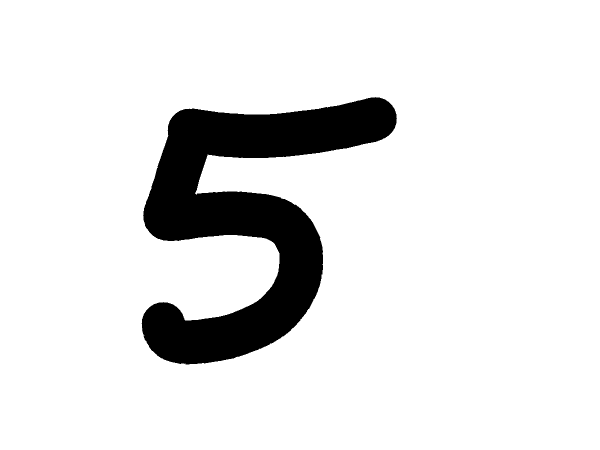
#> input picture src/diff_deux_img/test0.png, 1200 x 900 px (shown at 1/2 size)
$ python algo_dhash.py
#> lines starting #> are read from the running program, lines starting #| are printed output that depends on the picture; after the words box and inside, x2 and y2 are one past the last pixel; in counts of white or black regions, pixels touching at a corner belong together
#! /usr/bin/python3
from PIL import Image
import numpy as np
import matplotlib.pyplot as plt
import os
from random import random
import shutil

"""
for root, dirs, files in os.walk("train_set") :
    for d in dirs:
        for root2, dirs2, files2 in os.walk(os.path.join(root, d)):
            for name in files2:
"""
width = 32
height = 32

def d_hash(image_path):
#> called with image_path = 'test0.png'
    img = Image.open(image_path)
#> img is the input picture: PIL image 1200x900 RGB; 89.4% white; 1 black region, box (x1, y1, x2, y2) and area: (283, 194, 794, 729) 114890
    small_img = img.resize((width,height)).convert('L')
    avg = sum(list(small_img.getdata()))/(width*height)
#> avg = 227.8

    str=''.join(map(lambda i: '0' if i<avg else '1', small_img.getdata()))
    return ''.join(map(lambda x:'%x' % int(str[x:x+4],2), range(0,width*height,4)))

def diff_dhash_img(dh1,dh2):
    difference =  (int(dh1, 16))^(int(dh2, 16))
    return (bin(difference)+"").count("1")

test0 = d_hash("test0.png")
test = d_hash("test.png")
#> call 2 of d_hash, with image_path = 'test.png'
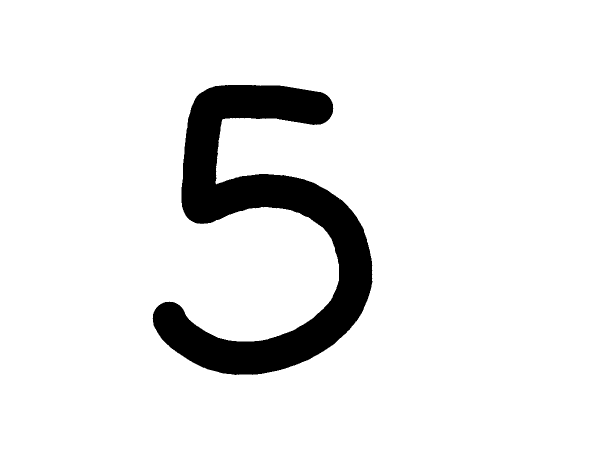
#> input picture src/diff_deux_img/test.png, 1200 x 900 px (shown at 1/2 size)
#> in d_hash, img is the input picture: PIL image 1200x900 RGB; 91.6% white; 1 black region, box (x1, y1, x2, y2) and area: (305, 170, 745, 750) 90608
#> in d_hash (call 2), `avg = sum(list(small_img.getdata()))/(width*height)`: avg = 233.5
test001 = d_hash("test001.png")
#> call 3 of d_hash, with image_path = 'test001.png'
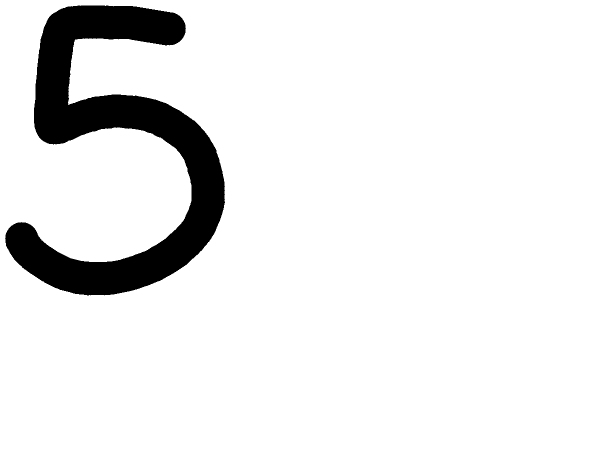
#> input picture src/diff_deux_img/test001.png, 1200 x 900 px (shown at 1/2 size)
#> in d_hash, img is the input picture: PIL image 1200x900 RGBA; mean R, G, B, A 233.6, 233.6, 233.6, 255
#> in d_hash (call 3), `small_img = img.resize((width,height)).convert('L')`:
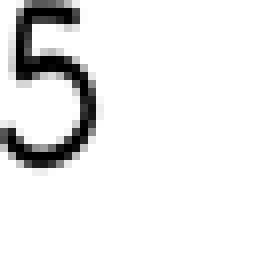
#> small_img: PIL image 32x32 L (shown 8 times larger); min 0, max 255, mean 233.4
#> in d_hash (call 3), `avg = sum(list(small_img.getdata()))/(width*height)`: avg = 233.4
test003 = d_hash("test003.png")
#> call 4 of d_hash, with image_path = 'test003.png'
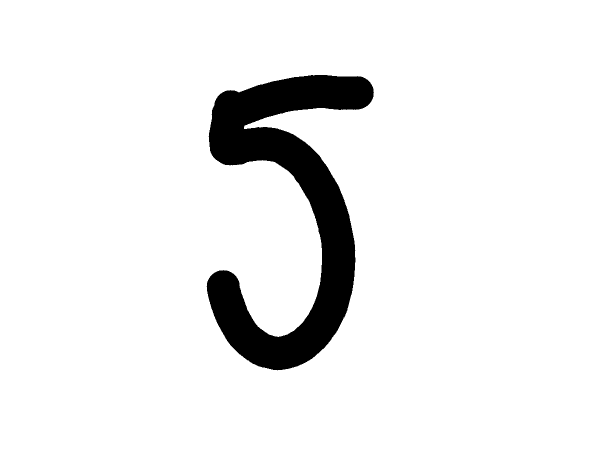
#> input picture src/diff_deux_img/test003.png, 1200 x 900 px (shown at 1/2 size)
#> in d_hash, img is the input picture: PIL image 1200x900 RGB; 92.7% white; 1 black region, box (x1, y1, x2, y2) and area: (413, 150, 748, 741) 78961
#> in d_hash (call 4), `small_img = img.resize((width,height)).convert('L')`:
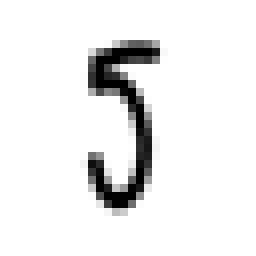
#> small_img: PIL image 32x32 L (shown 8 times larger); min 0, max 255, mean 236.3
#> in d_hash (call 4), `avg = sum(list(small_img.getdata()))/(width*height)`: avg = 236.3
test2 = d_hash("test2.png")
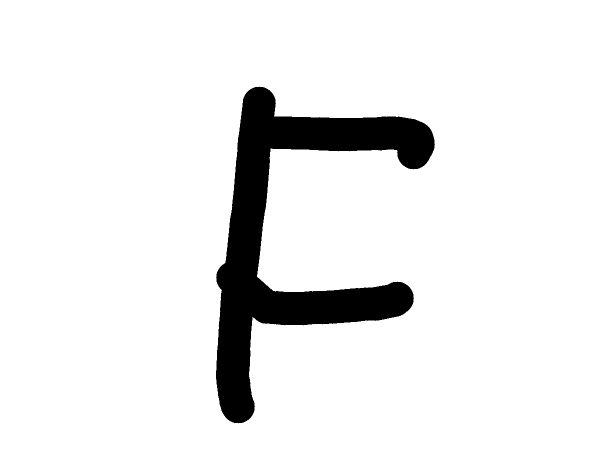
#> input picture src/diff_deux_img/test2.png, 1200 x 900 px (shown at 1/2 size)
#> in d_hash, img is the input picture: PIL image 1200x900 RGB; 91.8% white; 1 black region, box (x1, y1, x2, y2) and area: (432, 173, 870, 847) 88497
#> in d_hash (call 5), `small_img = img.resize((width,height)).convert('L')`:
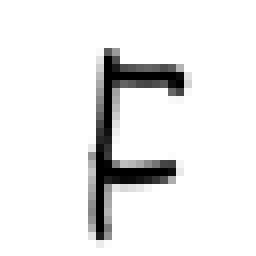
#> small_img: PIL image 32x32 L (shown 8 times larger); min 0, max 255, mean 234
#> in d_hash (call 5), `avg = sum(list(small_img.getdata()))/(width*height)`: avg = 234
print(diff_dhash_img(test,test001))
#| 210
print(diff_dhash_img(test001,test003))
#| 224
print(diff_dhash_img(test,test003))
#| 106
print(diff_dhash_img(test0,test))
#| 143
